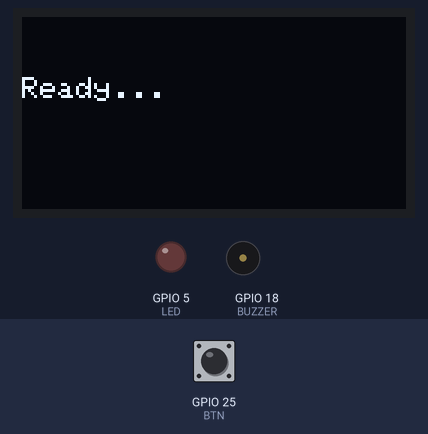
Bench run of a sketch on a simulated ESP32. Parts: 128×64 one-colour display, output pins drawn as LEDs (lit = HIGH), buzzer (waves = sounding). The inputs (shaded band) are chosen by the test bench; at power-on: GPIO 25 (BTN) HIGH.

Above: at 1.2 s.
1.3 s: GPIO 25 (BTN) pulled LOW for 0.15 s
At 2.3 s:
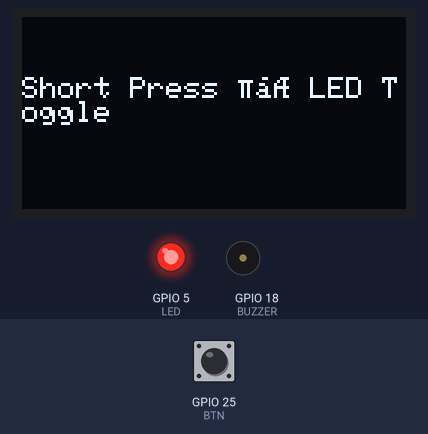
2.9 s: GPIO 25 (BTN) pulled LOW for 3.2 s
At 7.1 s:
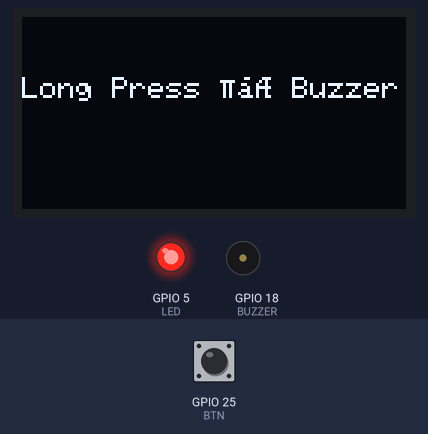
8.1 s: GPIO 25 (BTN) pulled LOW for 1 s
At 9.9 s:
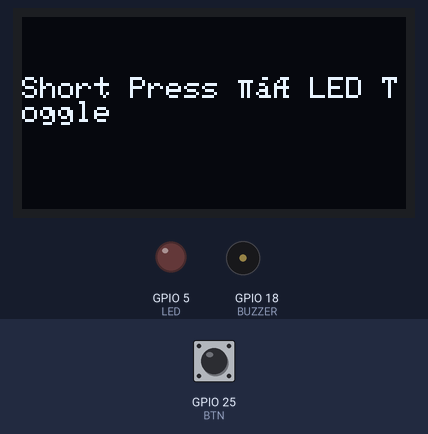
10.6 s: GPIO 25 (BTN) pulled LOW for 3.2 s
At 15.4 s:
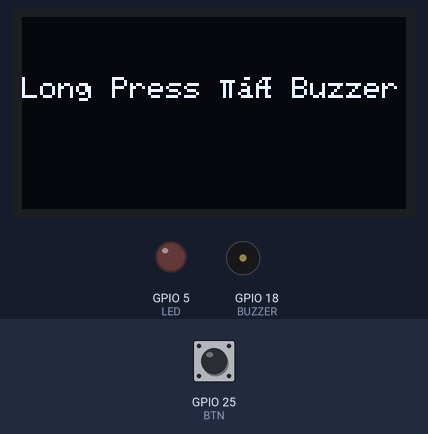
Timing chart, 0 to 16.8 s (numbered marks = the images above; inputs shaded):
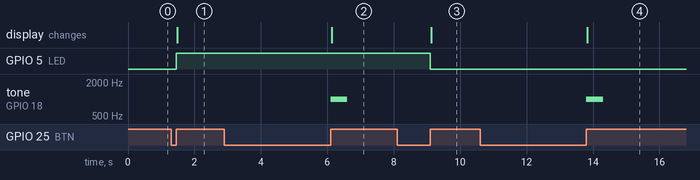

The sketch:

sketch.ino
```cpp
/*
  Project: Button Press Detection (Short/Long Press)
  Name: Umar Mushtaq
  Reg No: 23-NTU-CS-1077
  Date: 19-Oct-2025
*/

#include <Arduino.h>
#include <Wire.h>
#include <Adafruit_GFX.h>
#include <Adafruit_SSD1306.h>

// --- Pin Definitions ---
#define BTN 25        // Button pin
#define LED 5        // LED pin
#define BUZZER 18     // Buzzer pin

// --- OLED Display Setup (I2C) ---
Adafruit_SSD1306 display(128, 64, &Wire, -1);

// --- Variables ---
volatile bool buttonPressed = false;       // Flag from interrupt
unsigned long pressStartTime = 0;          // When button pressed
bool ledState = false;                     // LED state

// --- Function to show text on OLED ---
void showText(String msg) {
  display.clearDisplay();
  display.setTextSize(1);
  display.setTextColor(WHITE);
  display.setCursor(0, 20);
  display.println(msg);
  display.display();
}

// --- Interrupt Service Routine for Button Press ---
void IRAM_ATTR handleButton() {
  static unsigned long lastInterrupt = 0;
  unsigned long currentTime = millis();

  // --- Simple debounce ---
  if (currentTime - lastInterrupt > 200) {
    buttonPressed = true;          // Set flag for main loop
    lastInterrupt = currentTime;
  }
}

void setup() {
  pinMode(BTN, INPUT_PULLUP);      // Button input with internal pull-up
  pinMode(LED, OUTPUT);            // LED output
  pinMode(BUZZER, OUTPUT);         // Buzzer output

  // --- OLED Initialization ---
  display.begin(SSD1306_SWITCHCAPVCC, 0x3C);
  showText("Ready...");

  // --- Attach interrupt (only on button press) ---
  attachInterrupt(digitalPinToInterrupt(BTN), handleButton, FALLING);
}

void loop() {
  // --- When button interrupt occurs ---
  if (buttonPressed) {
    buttonPressed = false;

    // Wait until button is released to measure duration
    pressStartTime = millis();
    while (digitalRead(BTN) == LOW) {
      delay(10); // wait for release
    }
    unsigned long pressDuration = millis() - pressStartTime;

    // --- Long Press Detection (>1.5 sec) ---
    if (pressDuration > 1500) {
      tone(BUZZER, 1000, 500);
      showText("Long Press → Buzzer");
       delay(1000);  //  Hold message for 1 sec
      noTone(BUZZER);
    }
    // --- Short Press Detection ---
    else {
      ledState = !ledState;
      digitalWrite(LED, ledState);
      showText("Short Press → LED Toggle");
    }
  }
}
```

Measured:
- after the input at 1.3 s, GPIO 5 (LED): LOW → HIGH after 0.15 s; the display: changes after 0.18 s (image 1)
- after the input at 2.9 s, tone on GPIO 18 (BUZZER): silent → 1000 Hz after 3.2 s, → silent 0.50 s later; the display: changes after 3.2 s (image 2)
- after the input at 8.1 s, GPIO 5 (LED): HIGH → LOW after 1.0 s; the display: changes after 1.0 s (image 3)
- after the input at 10.6 s, tone on GPIO 18 (BUZZER): silent → 1000 Hz after 3.2 s, → silent 0.50 s later; the display: changes after 3.2 s (image 4)
